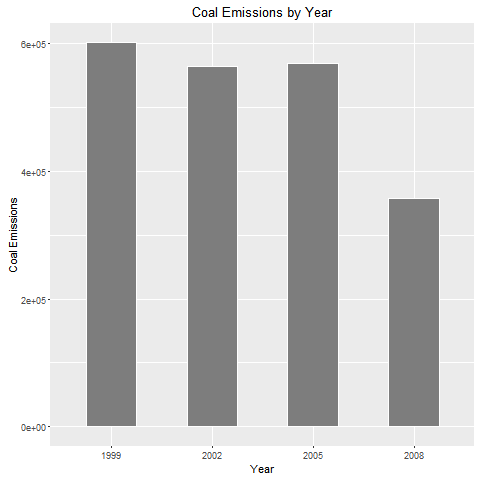

This chart was generated by the following R code:
if(!exists("dataSet"))
{
  source("getDataSet.R")
}


# Question 4
# Across the United States, how have emissions from coal combustion-related sources changed 
# from 1999-2008?

library(ggplot2)
library(plyr)

coalClass <- subset(classification,grepl("[Cc]oal",classification$Short.Name))
tempsub <- subset(dataSet, SCC %in% coalClass$SCC)
table <- arrange(aggregate(Emissions ~ year, tempsub, sum),year)

png("plot4.png", width=480, height=480)
g <- ggplot(table, aes(factor(year), Emissions))
g <- g + geom_bar(stat="identity",width=.5,fill="grey49", colour="white") +
  xlab("Year") +
  ylab("Coal Emissions") +
  ggtitle('Coal Emissions by Year')
print(g)
dev.off()